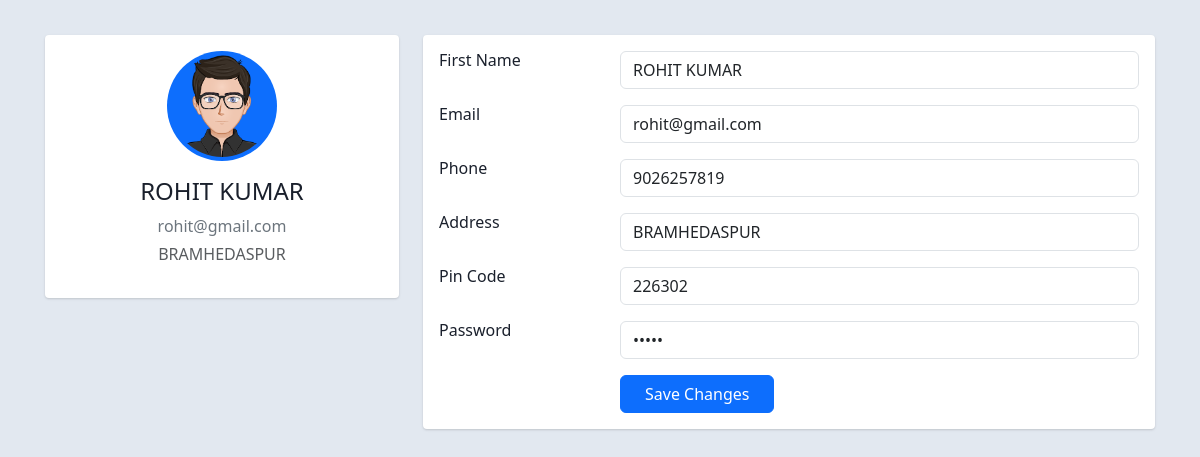
The page /edit_profile/1 on the database its author committed.
### app.py (models this page shows)
class User(db.Model,UserMixin ):
    __tablename__= "user"
    id = db.Column(db.Integer, primary_key=True)
    first_name = db.Column(db.String(30),nullable=False)
    email = db.Column(db.String, unique= True, nullable=False)
    address = db.Column(db.String(), nullable=False)
    pincode = db.Column(db.String(6), nullable=False)
    phone = db.Column(db.String(10))
    password = db.Column(db.String(16), nullable=False)

### app.py (the view, shortened to what this page needs)
@app.route('/edit_profile/<int:user_id>', methods=['GET','POST'])
def edit_profile(user_id):
        user= User.query.filter_by(id=user_id).first()
        return render_template('edit_profile.html', user=user)

### templates/edit_profile.html (shortened to what this page needs)
<!DOCTYPE html>
<html lang="en">
<head>
    <link
    href="https://cdn.jsdelivr.net/npm/bootstrap@5.3.0/dist/css/bootstrap.min.css"
    rel="stylesheet"
    />
    <link rel="stylesheet" href="/static/css/profile.css">
</head>
<body>
    <div class="container main-body">
			<div class="row">
				<div class="col-lg-4">
						<div class="card card-body">
							<div class="d-flex flex-column align-items-center text-center">
								<img src="/static/avatar.png" alt="Admin" class="rounded-circle p-1 bg-primary" width="110">
								<div class="mt-3">
									<h4>{{user.first_name}}</h4>
									<p class="text-secondary mb-1">{{user.email}}</p>
									<p class="text-muted font-size-sm">{{user.address}}</p>
								</div>
							</div>
						</div>
				</div>
				<div class="col-lg-8">
                    <form action="{{ url_for('edit_profile', user_id=user.id) }}"  method="POST">
						<div class="card card-body">
							<div class="row mb-3">
								<div class="col-sm-3">
									<h6 class="mb-0">First Name</h6>
								</div>
								<div class="col-sm-9">
									<input type="text" class="form-control" name="first_name" placeholder="Choose a unique username" value="{{user.first_name}}" required>
								</div>
							</div>
							<div class="row mb-3">
								<div class="col-sm-3">
									<h6 class="mb-0">Email</h6>
								</div>
								<div class="col-sm-9">
									<input type="email" class="form-control" name="email" placeholder="name@example.com" value={{user.email}} required>
								</div>
							</div>
							<div class="row mb-3">
								<div class="col-sm-3">
									<h6 class="mb-0">Phone</h6>
								</div>
								<div class="col-sm-9">
									<input type="text" name="phone" maxlength="10" pattern="[0-9]{10}" class="form-control"
                                    placeholder="Enter your 10-digit Phone number" value={{user.phone}} required>
								</div>
							</div>
							<div class="row mb-3">
								<div class="col-sm-3">
									<h6 class="mb-0">Address</h6>
								</div>
								<div class="col-sm-9">
									<input type="text" class="form-control" name="address" value={{user.address}}
                                    placeholder="Enter your complete address"  required>
								</div>
							</div>
                            <div class="row mb-3">
                                <div class="col-sm-3">
                                    <h6 class="mb-0">Pin Code</h6>
                                </div>
                                <div class="col-sm-9">
                                    <input type="text" class="form-control" maxlength="6" pattern="[0-9]{6}" name="pincode"  value={{user.pincode}} required>
                                </div>
                            </div>
                            <div class="row mb-3">
                                <div class="col-sm-3">
                                    <h6 class="mb-0">Password</h6>
                                </div>
                                <div class="col-sm-9">
                                    <input type="password" class="form-control" name="password" value={{user.password}} required>
                                </div>
                            </div>
							<div class="row">
								<div class="col-sm-3"></div>
								<div class="col-sm-9 ">
									<input type="submit" class="btn btn-primary px-4" value="Save Changes">
								</div>
							</div>
						</div>
                    </form>
				</div>
			</div>
	</div>
</body>
</html>

### static/css/profile.css (style rules this page uses)
body { margin-top:20px; color: #1a202c; text-align: left; background-color: #e2e8f0; }
.main-body { padding: 15px; }
.card { box-shadow: 0 1px 3px 0 rgba(0,0,0,.1), 0 1px 2px 0 rgba(0,0,0,.06); }
.card { position: relative; display: flex; flex-direction: column; min-width: 0; word-wrap: break-word; background-color: #fff; background-clip: border-box; border: 0 solid rgba(0,0,0,.125); border-radius: .25rem; }
.card-body { flex: 1 1 auto; min-height: 1px; padding: 1rem; }
.mb-3, .my-3 { margin-bottom: 1rem!important; }

### rows shown on the page
User: first_name "ROHIT KUMAR", email "rohit@gmail.com", address "BRAMHEDASPUR", phone "9026257819", pincode "226302"
